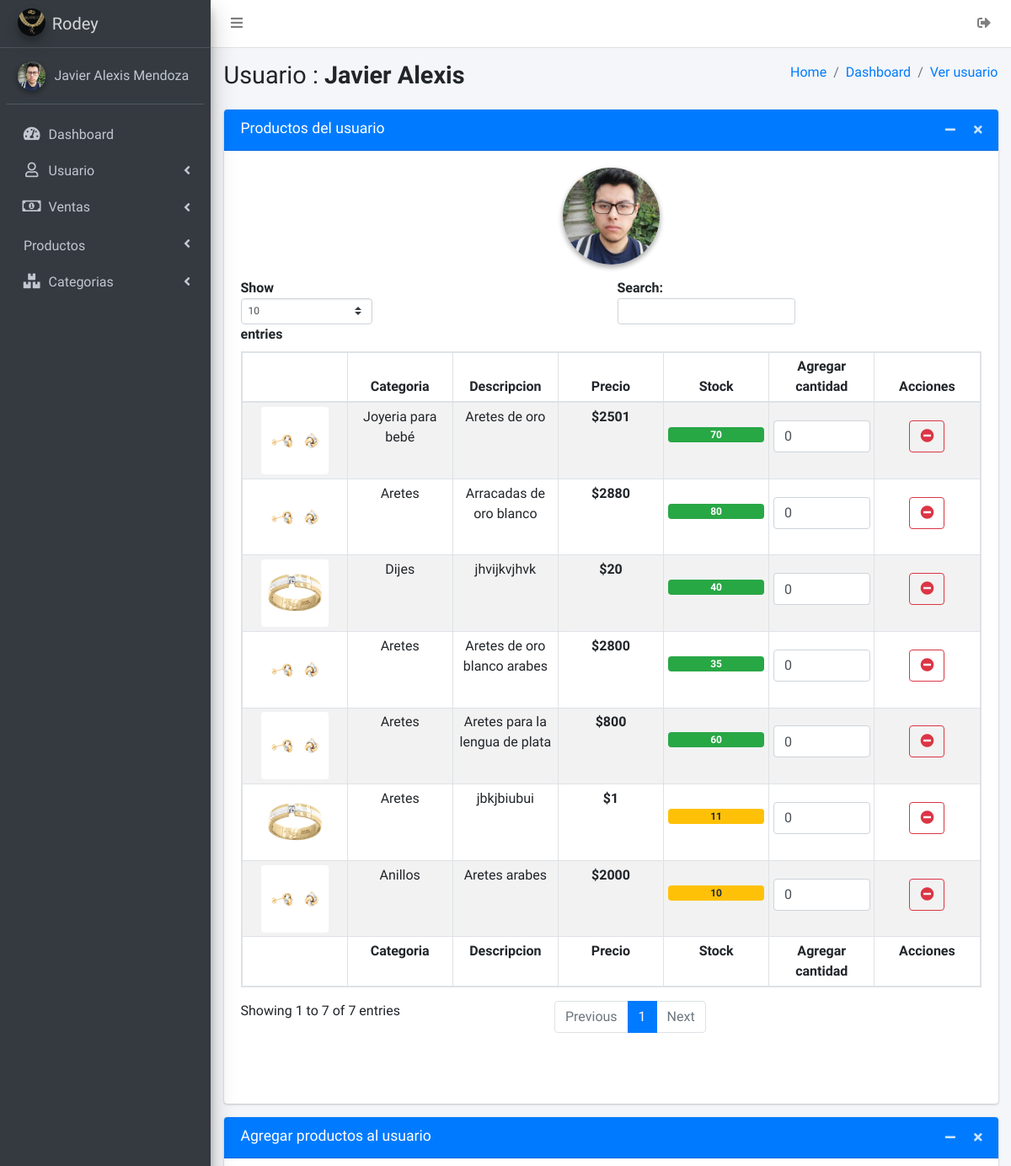
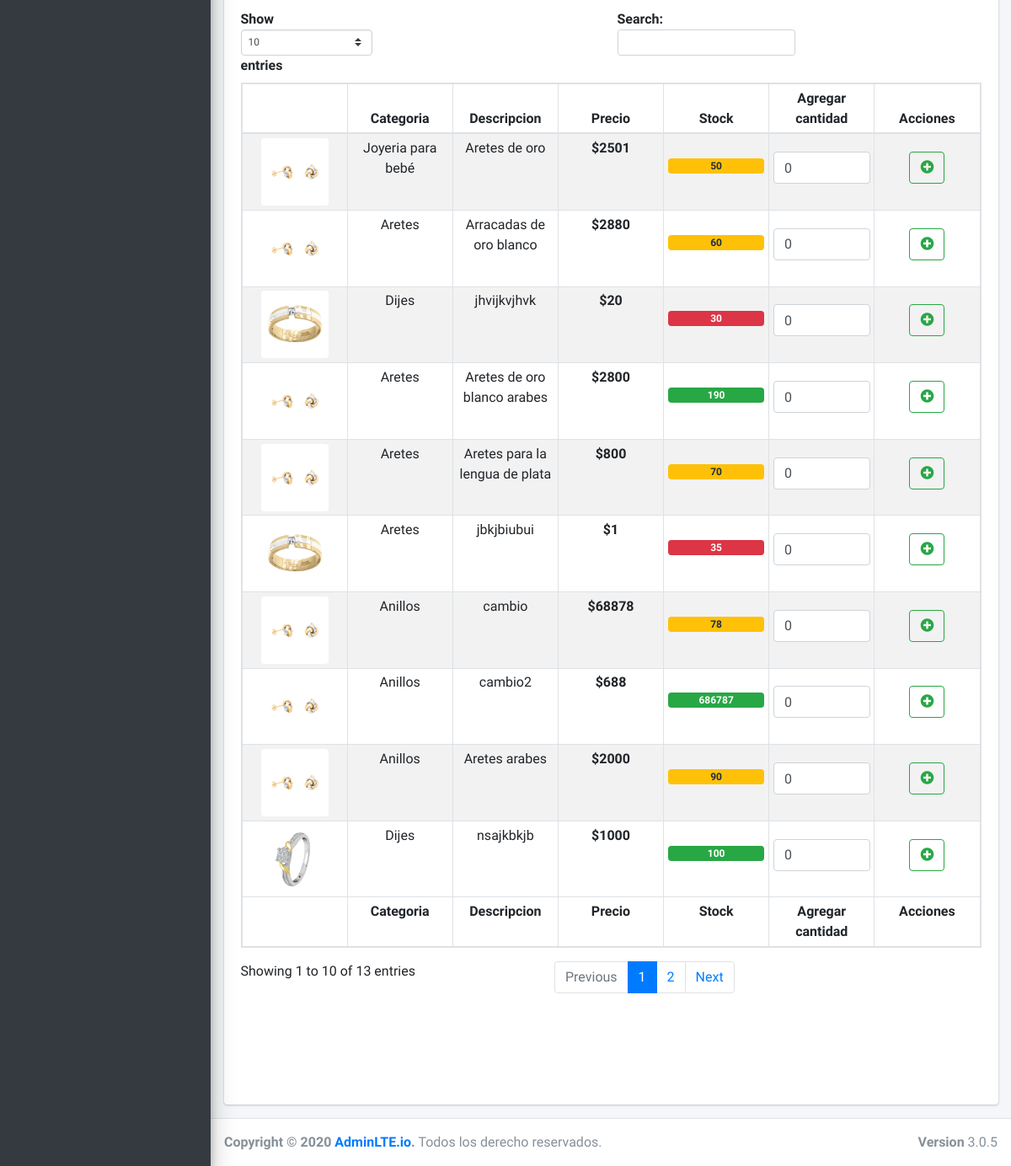
Before: /vendedores/asignarProducto/masProducto.php?id=8 (signed in) with the older database file (2 pictures, top to bottom).
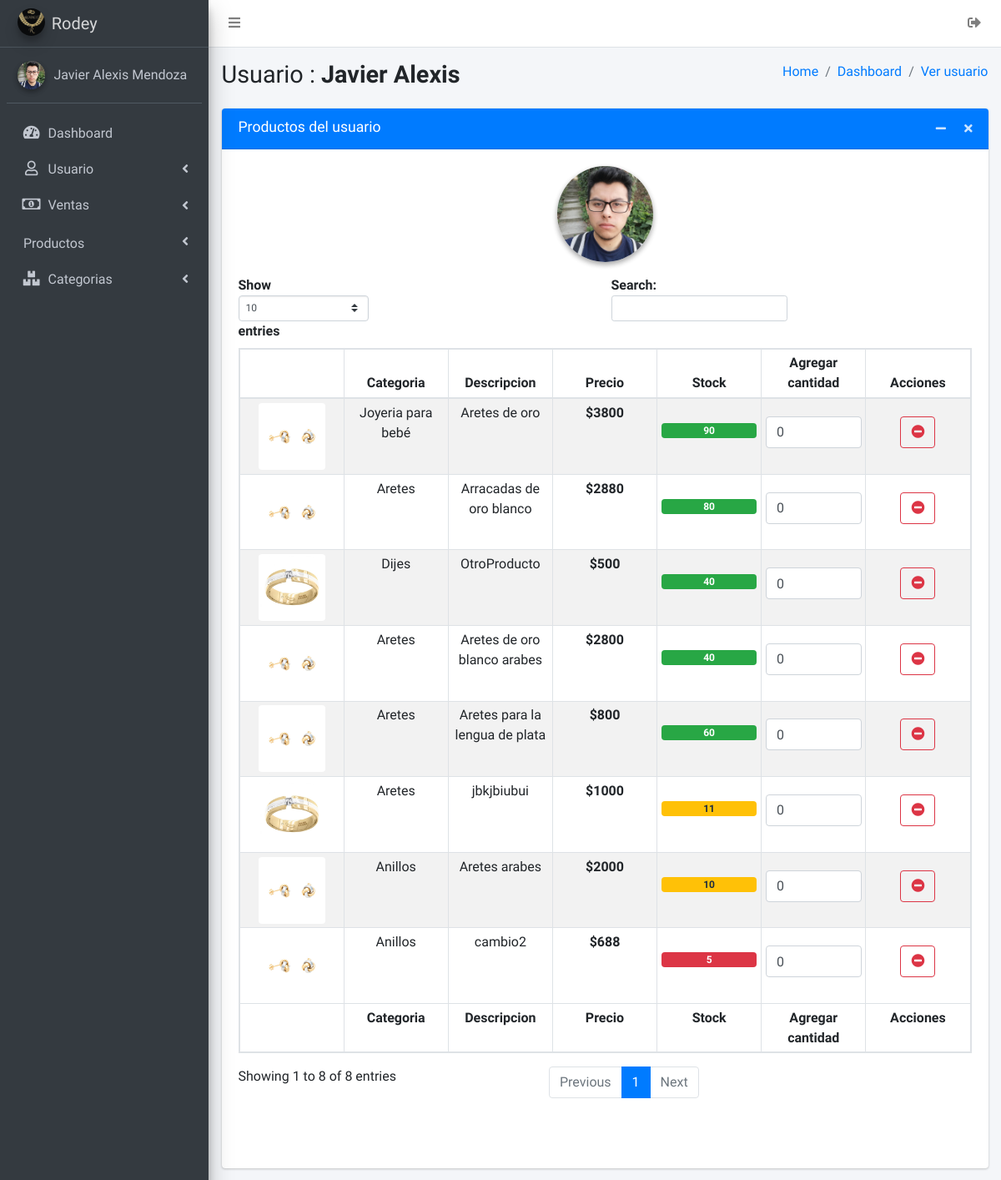
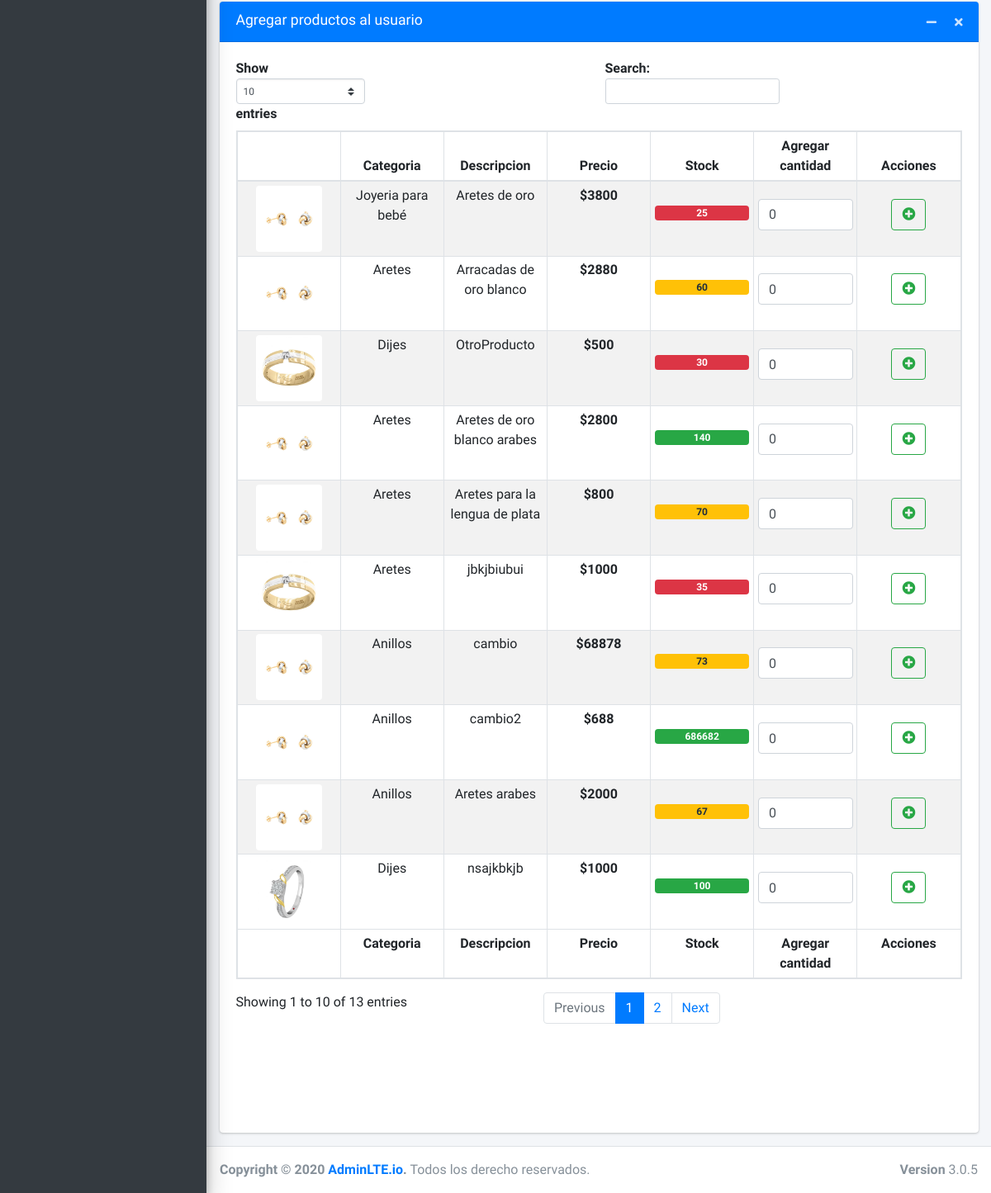
After: the same page with the newer database file (2 pictures, top to bottom).
### tables this page shows
CREATE TABLE `producto` (
  `idProducto` int NOT NULL AUTO_INCREMENT,
  `categoria_kf` int NOT NULL,
  `descripcion` varchar(150) NOT NULL,
  `costo_compra` float NOT NULL,
  `costo_venta` float NOT NULL,
  `cantidad_stock` int NOT NULL,
  `img_producto` varchar(200) DEFAULT NULL,
  PRIMARY KEY (`idProducto`),
  KEY `fk_producto_categoria_idx` (`categoria_kf`),
  CONSTRAINT `fk_producto_categoria` FOREIGN KEY (`categoria_kf`) REFERENCES `categoria_producto` (`idcategoria_producto`)
);

CREATE TABLE `categoria_producto` (
  `idcategoria_producto` int NOT NULL AUTO_INCREMENT,
  `categoria` varchar(45) NOT NULL,
  PRIMARY KEY (`idcategoria_producto`)
);

CREATE TABLE `stockUsuario` (
  `idUsuario` int NOT NULL,
  `idProducto` int NOT NULL,
  `cantidadProducto` int NOT NULL,
  KEY `fk_stockProducto_idx` (`idProducto`),
  KEY `fk_stockUsuario_idx` (`idUsuario`),
  CONSTRAINT `fk_stockProducto` FOREIGN KEY (`idProducto`) REFERENCES `producto` (`idProducto`),
  CONSTRAINT `fk_stockUsuario` FOREIGN KEY (`idUsuario`) REFERENCES `usuarios` (`idusuarios`)
);

### vendedores/asignarProducto/masProducto.php (the view, shortened to what the changed rows need)
<!DOCTYPE html>
<html lang="es">
<head>
    <link rel="stylesheet" href="../../plugins/fontawesome-free/css/all.min.css">
    <link rel="stylesheet" href="https://code.ionicframework.com/ionicons/2.0.1/css/ionicons.min.css">
    <link rel="stylesheet" href="../../dist/css/adminlte.min.css">
    <link rel="stylesheet" href="../../plugins/overlayScrollbars/css/OverlayScrollbars.min.css">
    <link rel="stylesheet" href="../../plugins/summernote/summernote-bs4.css">
</head>
<body class="hold-transition sidebar-mini layout-fixed">
    <div class="wrapper">
        <div class="content-wrapper">
            <div class="content-header">
                <div class="container-fluid">
                    <div class="row mb-2">
                        <div class="col-sm-6">
                            <?php
                            include '../../conexiones/conexion.php';
                            $sql = "select * from usuarios where idusuarios=" . $_GET['id'];
                            $res = $conexion->query($sql);
                            $mostrarCambio = mysqli_fetch_array($res);
                            ?>
                            <h1>Usuario : <strong> <?php echo $mostrarCambio['nombre'] ?></strong> </h1>
                        </div>
                    </div>
                </div>
            </div>
            <section class="content">
                <div class="container-fluid">
                    <div class="row justify-content-center">
                        <div class="col-12">
                            <div class="card card-primary card-default ">
                                <?php
                                include '../../conexiones/conexion.php';
                                $sql = "CALL productosUsuario(" . $_GET['id'] . ")";
                                $resultado = $conexion->query($sql);
                                ?>
                                <div class="card-body">
                                    <div class="row mb-5 justify-content-center">
                                        <div class="col-12">
                                            <table id="example2"
                                                class="table-sm table-hover table-responsive table table-striped table-bordered text-center">
                                                <thead class="">
                                                    <tr class="">
                                                        <th class=""></th>
                                                        <th>Categoria</th>
                                                        <th>Descripcion</th>
                                                        <th>Precio</th>
                                                        <th>Stock</th>
                                                        <th>Agregar cantidad</th>
                                                        <th>Acciones</th>
                                                    </tr>
                                                </thead>
                                                <tbody>
                                                    <?php
                                                    while ($mostrar = mysqli_fetch_array($resultado)) {
                                                        $img = $mostrar['img'];
                                                    ?>
                                                    <tr>
                                                        <td><img src="../../img_productos/<?= $img ?>"
                                                                class="img-rounded" alt="" width="80"></td>
                                                        <td><?php echo $mostrar['categoria'] ?></td>
                                                        <td><?php echo $mostrar['descripcion'] ?></td>
                                                        <td><strong><?php echo '$' . $mostrar['costo'] ?></strong></td>
                                                        <td><span
                                                                class="badge mt-4 <?= ($mostrar['stock'] < 10) ? "badge-danger" : (($mostrar['stock'] < 20) ? "badge-warning" : "badge-success") ?> d-block"><?php echo $mostrar['stock'] ?></span>
                                                        </td>
                                                        <form
                                                            action="removerProductoUsuario.php?id=<?= $_GET['id'] ?>&idProducto=<?= $mostrar['id_producto'] ?>"
                                                            autocomplete="off" method="POST">
                                                            <td>
                                                                <div class="form-group mt-3">
                                                                    <input id="" name="valor"
                                                                        max="<?= $mostrar['stock'] ?>" min='0' value="0"
                                                                        class="form-control" type="number" name="">
                                                                </div>
                                                            </td>
                                                            <td>
                                                                <div class="btn-group btn-group mt-3">
                                                                    <button type="submit"
                                                                        class="btn btn-outline-danger"><i
                                                                            class="fas fa-minus-circle"></i></button>
                                                                </div>
                                                            </td>
                                                        </form>
                                                    </tr>
                                                    <?php }
                                                    ?>
                                                </tbody>
                                                <tfoot>
                                                    <tr>
                                                        <th></th>
                                                        <th>Categoria</th>
                                                        <th>Descripcion</th>
                                                        <th>Precio</th>
                                                        <th>Stock</th>
                                                        <th>Agregar cantidad</th>
                                                        <th>Acciones</th>
                                                    </tr>
                                                </tfoot>
                                            </table>
                                        </div>
                                    </div>
                                </div>
                            </div>
                        </div>
                    </div>
                    <div class="row justify-content-center">
                        <div class="col-12">
                            <div class="card card-primary card-default ">
                                <?php
                                include '../../conexiones/conexion.php';
                                $sql = "CALL select_tabla_productos()";
                                $resultado = $conexion->query($sql);
                                ?>
                                <div class="card-body">
                                    <div class="row mb-5 justify-content-center">
                                        <div class="col-12">
                                            <table id="example1"
                                                class="table-sm table-hover table-responsive table table-striped table-bordered text-center">
                                                <thead>
                                                    <tr>
                                                        <th></th>
                                                        <th>Categoria</th>
                                                        <th>Descripcion</th>
                                                        <th>Precio</th>
                                                        <th>Stock</th>
                                                        <th>Agregar cantidad</th>
                                                        <th>Acciones</th>
                                                    </tr>
                                                </thead>
                                                <tbody>
                                                    <?php
                                                    while ($mostrar = mysqli_fetch_array($resultado)) {
                                                        $img = $mostrar['img'];
                                                    ?>
                                                    <tr>
                                                        <td><img src="../../img_productos/<?= $img ?>"
                                                                class="img-rounded" alt="" width="80"></td>
                                                        <td><?php echo $mostrar['categoria'] ?></td>
                                                        <td><?php echo $mostrar['descripcion'] ?></td>
                                                        <td><strong><?php echo '$' . $mostrar['costo'] ?></strong></td>
                                                        <td><span
                                                                class="badge mt-4 <?= ($mostrar['stock'] < 50) ? "badge-danger" : (($mostrar['stock'] < 100) ? "badge-warning" : "badge-success") ?> d-block"><?php echo $mostrar['stock'] ?></span>
                                                        </td>
                                                        <form
                                                            action="asignarProductoUsuario.php?id=<?= $_GET['id'] ?>&idProducto=<?= $mostrar['id_producto'] ?>"
                                                            autocomplete="off" method="POST">
                                                            <td>
                                                                <div class="form-group mt-3">
                                                                    <input id="" name="valor"
                                                                        max="<?= $mostrar['stock'] ?>" min='0' value="0"
                                                                        class="form-control" type="number" name="">
                                                                </div>
                                                            </td>
                                                            <td>
                                                                <div class="btn-group btn-group mt-3">
                                                                    <button type="submit"
                                                                        class="btn btn-outline-success"><i
                                                                            class="fas fa-plus-circle"></i></button>
                                                                </div>
                                                            </td>
                                                        </form>
                                                    </tr>
                                                    <?php }
                                                    ?>
                                                </tbody>
                                                <tfoot>
                                                    <tr>
                                                        <th></th>
                                                        <th>Categoria</th>
                                                        <th>Descripcion</th>
                                                        <th>Precio</th>
                                                        <th>Stock</th>
                                                        <th>Agregar cantidad</th>
                                                        <th>Acciones</th>
                                                    </tr>
                                                </tfoot>
                                            </table>
                                        </div>
                                    </div>
                                </div>
                            </div>
                        </div>
                    </div>
                </div>
            </section>
        </div>
    </div>
</body>
</html>

Changed rows visible on the page:
changed producto "Aretes de oro": costo_venta "2501" → "3800"; stockusuario.cantidadProducto "70" → "90"; cantidad_stock "50" → "25"
changed producto: descripcion "jhvijkvjhvk" → "OtroProducto"; costo_venta "20" → "500"
changed producto "Aretes de oro blanco arabes": stockusuario.cantidadProducto "35" → "40"; cantidad_stock "190" → "140"
changed producto "jbkjbiubui": costo_venta "1" → "1000"
changed producto "Aretes arabes": cantidad_stock "90" → "67"
now on one of the page's lists (row edited): producto: categoria_kf.categoria "Anillos", descripcion "cambio2", costo_venta "688", stockusuario.cantidadProducto "5"
changed producto "cambio2": cantidad_stock "686787" → "686682"
changed producto "cambio": cantidad_stock "78" → "73"
Other visible differences:
text written by a page script: "Show entries Search: Showing 1 to 7 of 7 entries Previous 1 Next" → "Show entries Search: Showing 1 to 8 of 8 entries Previous 1 Next"
